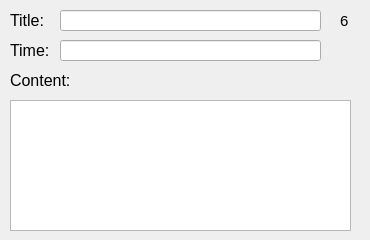
      <widget class="QWidget" name="Page6">
       <widget class="QLabel" name="label_16">
        <property name="geometry">
         <rect>
          <x>10</x>
          <y>10</y>
          <width>41</width>
          <height>21</height>
         </rect>
        </property>
        <property name="font">
         <font>
          <pointsize>12</pointsize>
         </font>
        </property>
        <property name="text">
         <string>Title:</string>
        </property>
       </widget>
       <widget class="QLabel" name="label_17">
        <property name="geometry">
         <rect>
          <x>10</x>
          <y>40</y>
          <width>41</width>
          <height>21</height>
         </rect>
        </property>
        <property name="font">
         <font>
          <pointsize>12</pointsize>
         </font>
        </property>
        <property name="text">
         <string>Time:</string>
        </property>
       </widget>
       <widget class="QLineEdit" name="title_6">
        <property name="geometry">
         <rect>
          <x>60</x>
          <y>10</y>
          <width>261</width>
          <height>21</height>
         </rect>
        </property>
        <property name="readOnly">
         <bool>true</bool>
        </property>
       </widget>
       <widget class="QLineEdit" name="time_6">
        <property name="geometry">
         <rect>
          <x>60</x>
          <y>40</y>
          <width>261</width>
          <height>21</height>
         </rect>
        </property>
        <property name="readOnly">
         <bool>true</bool>
        </property>
       </widget>
       <widget class="QLabel" name="label_18">
        <property name="geometry">
         <rect>
          <x>10</x>
          <y>70</y>
          <width>71</width>
          <height>21</height>
         </rect>
        </property>
        <property name="font">
         <font>
          <pointsize>12</pointsize>
         </font>
        </property>
        <property name="text">
         <string>Content:</string>
        </property>
       </widget>
       <widget class="QLabel" name="label_36">
        <property name="geometry">
         <rect>
          <x>340</x>
          <y>10</y>
          <width>21</width>
          <height>21</height>
         </rect>
        </property>
        <property name="font">
         <font>
          <pointsize>11</pointsize>
         </font>
        </property>
        <property name="layoutDirection">
         <enum>Qt::LeftToRight</enum>
        </property>
        <property name="frameShape">
         <enum>QFrame::NoFrame</enum>
        </property>
        <property name="text">
         <string>6</string>
        </property>
       </widget>
       <widget class="QPlainTextEdit" name="plainTextEdit_6">
        <property name="geometry">
         <rect>
          <x>10</x>
          <y>100</y>
          <width>341</width>
          <height>131</height>
         </rect>
        </property>
        <property name="readOnly">
         <bool>true</bool>
        </property>
       </widget>
      </widget>
